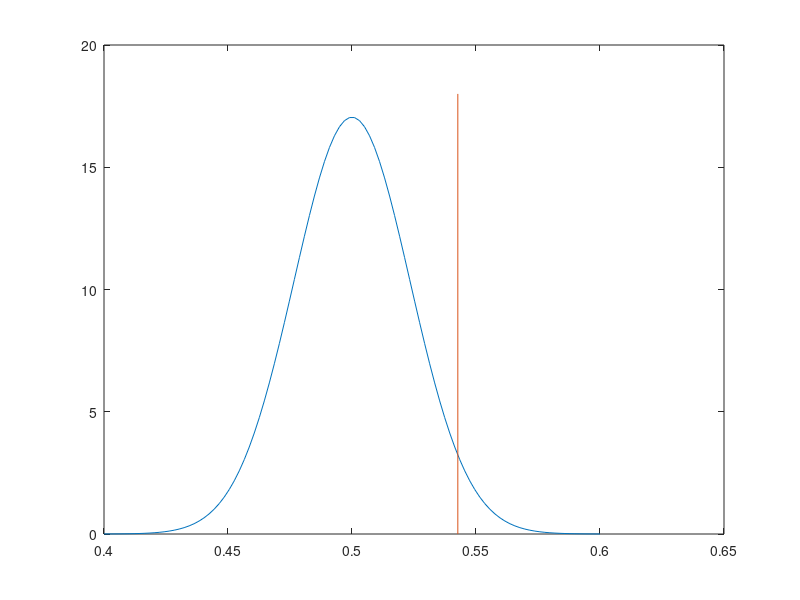

Source code (MATLAB):
% Problem 1
n = 457
n_red = 248
p_hat = n_red / n
P = 0.5
delta = 0

sigma = sqrt(((P*(1-P))/n))

Z = (p_hat - P) / sigma
p_one_sided = 1-normcdf(Z)
p_two_sided = 2*(1-normcdf(Z))

x = linspace(0.4, 0.6, 100)
mu = 0.5;
sigma = 0.0234;
y = normpdf(x,mu,sigma)
plot(x, y)
hold on
line([p_hat, p_hat], [0, 18])